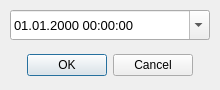
<?xml version="1.0" encoding="UTF-8"?>
<ui version="4.0">
 <class>Dialog_DateTime</class>
 <widget class="QDialog" name="Dialog_DateTime">
  <property name="geometry">
   <rect>
    <x>0</x>
    <y>0</y>
    <width>220</width>
    <height>90</height>
   </rect>
  </property>
  <property name="windowTitle">
   <string>DateTime</string>
  </property>
  <property name="windowIcon">
   <iconset resource="../resources.qrc">
    <normaloff>:/images/gpxlab.png</normaloff>:/images/gpxlab.png</iconset>
  </property>
  <widget class="QDialogButtonBox" name="buttonBox">
   <property name="geometry">
    <rect>
     <x>10</x>
     <y>50</y>
     <width>200</width>
     <height>30</height>
    </rect>
   </property>
   <property name="orientation">
    <enum>Qt::Horizontal</enum>
   </property>
   <property name="standardButtons">
    <set>QDialogButtonBox::Cancel|QDialogButtonBox::Ok</set>
   </property>
   <property name="centerButtons">
    <bool>true</bool>
   </property>
  </widget>
  <widget class="QDateTimeEdit" name="dateTimeEdit">
   <property name="geometry">
    <rect>
     <x>10</x>
     <y>10</y>
     <width>200</width>
     <height>30</height>
    </rect>
   </property>
   <property name="font">
    <font>
     <pointsize>10</pointsize>
    </font>
   </property>
   <property name="displayFormat">
    <string>dd.MM.yyyy HH:mm:ss</string>
   </property>
   <property name="calendarPopup">
    <bool>true</bool>
   </property>
   <property name="timeSpec">
    <enum>Qt::LocalTime</enum>
   </property>
  </widget>
 </widget>
 <resources>
  <include location="../resources.qrc"/>
 </resources>
 <connections>
  <connection>
   <sender>buttonBox</sender>
   <signal>accepted()</signal>
   <receiver>Dialog_DateTime</receiver>
   <slot>accept()</slot>
   <hints>
    <hint type="sourcelabel">
     <x>248</x>
     <y>254</y>
    </hint>
    <hint type="destinationlabel">
     <x>157</x>
     <y>274</y>
    </hint>
   </hints>
  </connection>
  <connection>
   <sender>buttonBox</sender>
   <signal>rejected()</signal>
   <receiver>Dialog_DateTime</receiver>
   <slot>reject()</slot>
   <hints>
    <hint type="sourcelabel">
     <x>316</x>
     <y>260</y>
    </hint>
    <hint type="destinationlabel">
     <x>286</x>
     <y>274</y>
    </hint>
   </hints>
  </connection>
 </connections>
</ui>
